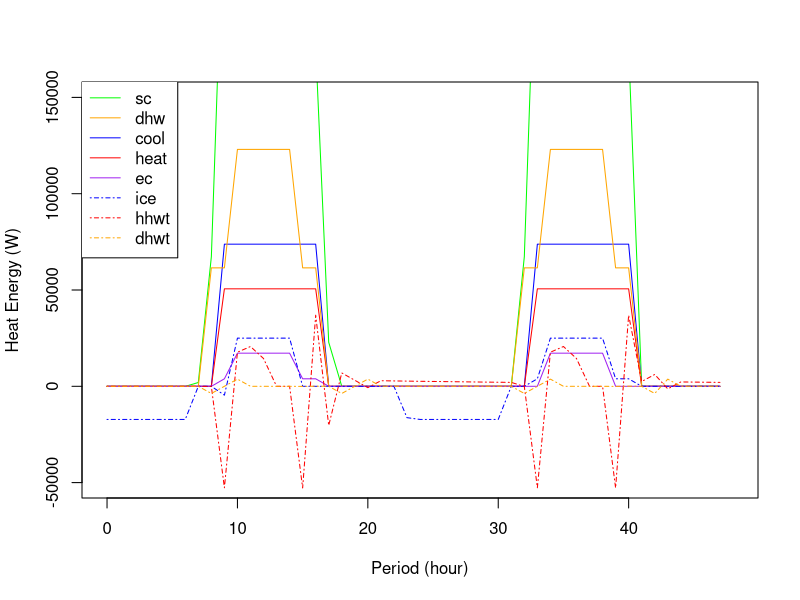
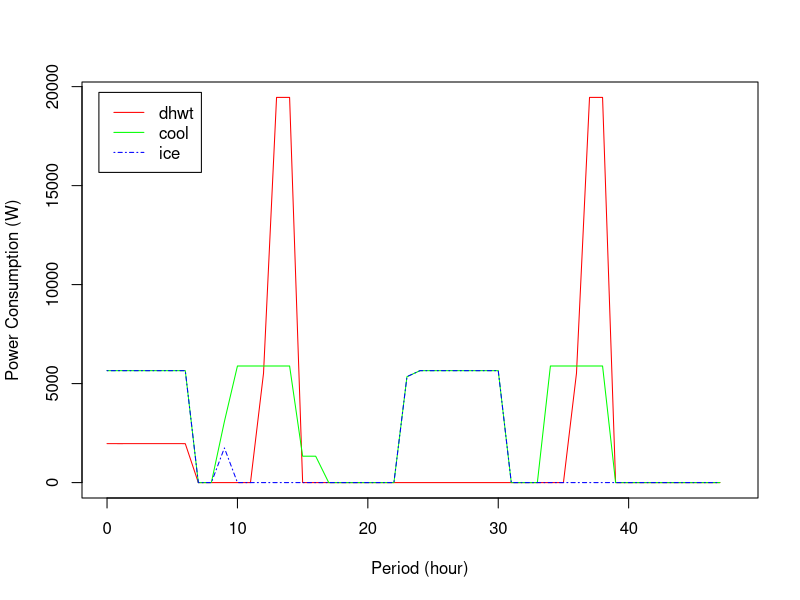

The R script that drew these images, in order:
## Copyright 2010, Timothy Middelkoop. All Rights Reserved.

# Load data
library(plyr)
library(reshape)
rd <- read.csv(file="Brandon-2.csv",head=TRUE,sep=",")
d <- cast(rd, period ~ ename )

do.pdf <- TRUE

## Heat
if(do.pdf) pdf('graph-heat-2.pdf')

plot(e2.sc.IDN_Q ~ period,d ,type='l',col='green',
		ylim=c(-50000,150000),
		ylab='Heat Energy (W)',xlab=('Period (hour)')
)
lines(-e2.ahu.cool_Q ~ period,d,col='blue')
lines(e2.ahu.heat_Q ~ period,d,col='red')
lines(-e2.dhw.Demand_Q ~ period,d,col='orange')
lines(e2.ec.cwt_Q ~ period,d,col='purple')

lines(-e2.ice.storage_Q ~ period,d,col='blue',lty=4)
lines(e2.hhwt.storage_Q ~ period,d,col='red',lty=4)
lines(e2.dhwt.storage_Q ~ period,d,col='orange',lty=4)

legend("topleft", inset=-0.01,
		c("sc","dhw","cool","heat","ec","ice","hhwt","dhwt"),
		col=c('green','orange','blue','red','purple','blue','red','orange'),
		lty=c(1,1,1,1,1,4,4,4))

if(do.pdf) dev.off()

## Power
if(do.pdf) pdf('graph-electric.pdf')

plot( e2.dhwt.electric_Q ~ period,d ,type='l',col='red',
		ylab='Power Consumption (W)',xlab=('Period (hour)')
)

lines( e2.ec.electric.ice_Q + e2.ec.electric_Q ~ period,d,col='green')
lines( e2.ec.electric.ice_Q ~ period,d,col='blue',lty=4)
legend("topleft", inset=0.025,c("dhwt","cool","ice"),col=c('red','green','blue'),lty=c(1,1,4))

if(do.pdf) dev.off()
